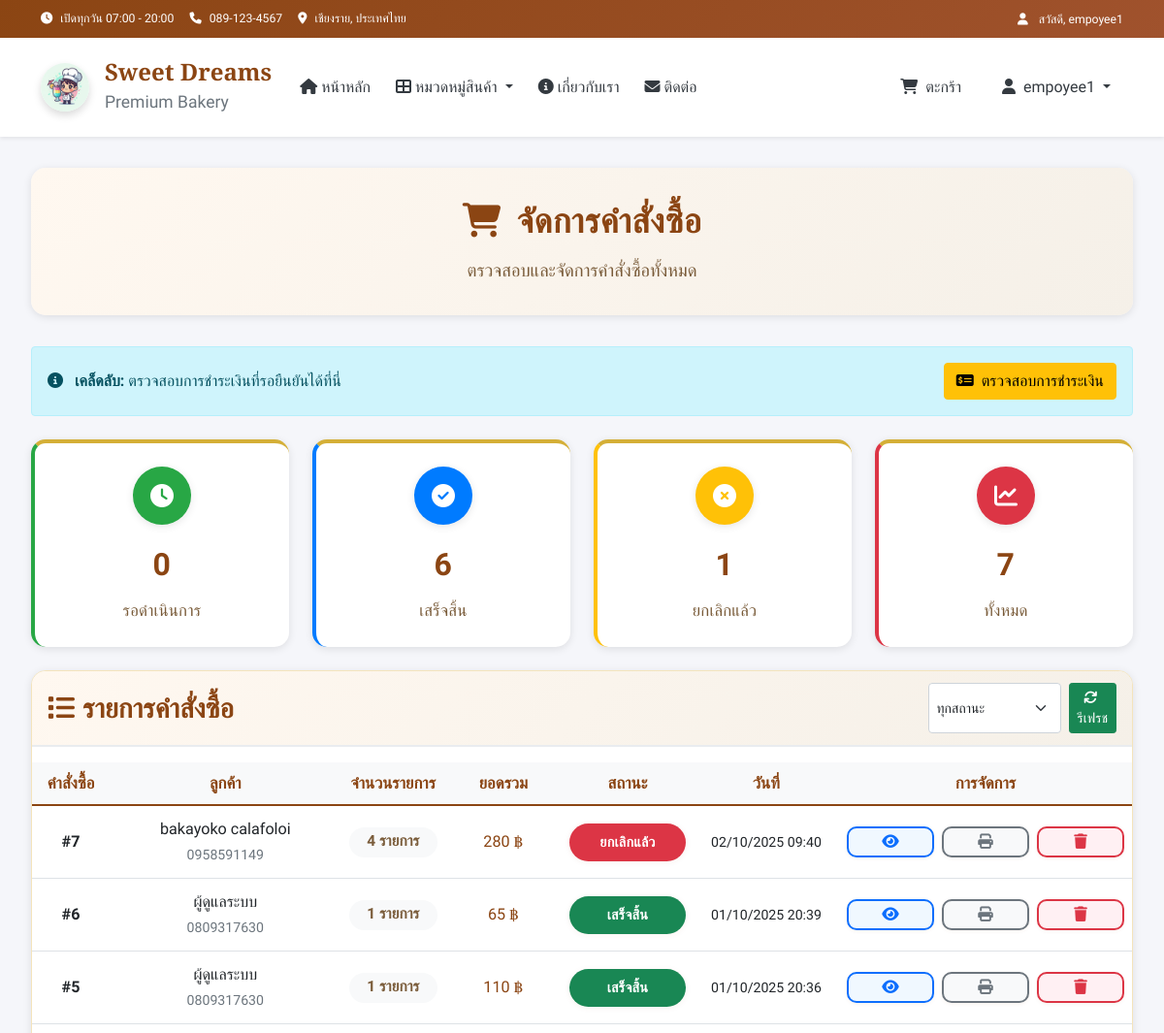
Before: /admin/orders (signed in, upper part) with the older database file.
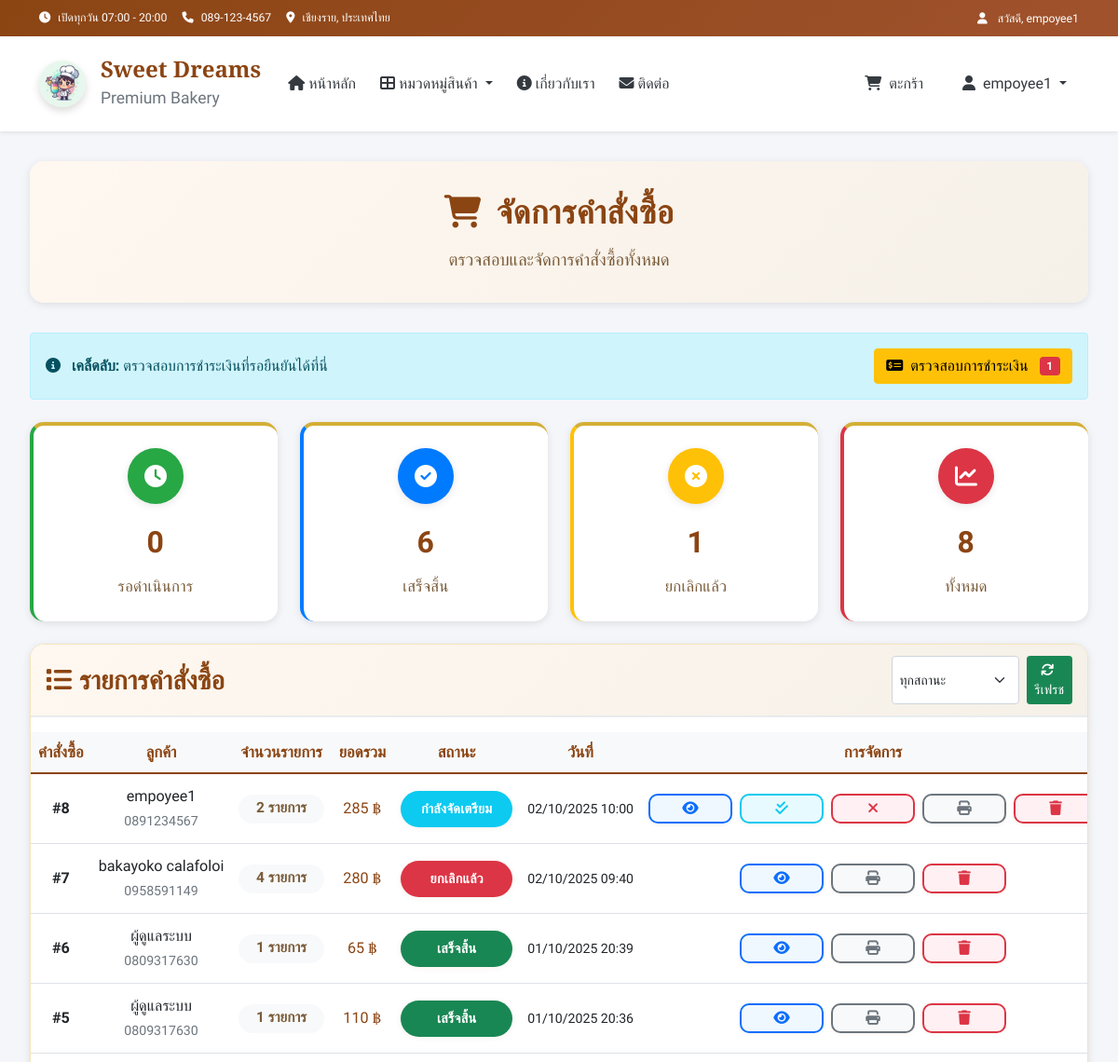
After: the same page with the newer database file.
### tables this page shows
CREATE TABLE orders (
        id INTEGER PRIMARY KEY AUTOINCREMENT,
        user_id INTEGER,
        total_amount DECIMAL(10,2) NOT NULL,
        status TEXT DEFAULT 'pending',
        customer_name TEXT NOT NULL,
        customer_phone TEXT NOT NULL,
        customer_address TEXT,
        cancelled_at DATETIME,
        payment_method TEXT DEFAULT 'cod',
        notes TEXT,
        delivery_method TEXT DEFAULT 'delivery',
        created_at TIMESTAMP DEFAULT CURRENT_TIMESTAMP,
        FOREIGN KEY (user_id) REFERENCES users (id)
    );

### app.py (the view)
@app.route('/admin/orders')
def admin_orders():
    if session.get('role') != 'admin':
        flash('คุณไม่มีสิทธิ์เข้าถึงหน้านี้')
        return redirect(url_for('index'))
    conn = get_db_connection()
    orders_raw = conn.execute("SELECT * FROM orders ORDER BY created_at DESC").fetchall()
    orders = []
    for order_row in orders_raw:
        order = dict(order_row)  # แปลง Row เป็น dict
        if order.get('created_at'):
            try:
                order['created_at'] = datetime.strptime(order['created_at'], "%Y-%m-%d %H:%M:%S")
            except ValueError:
                order['created_at'] = None
        if order.get('address_id'):
            addr = conn.execute(
                "SELECT * FROM addresses WHERE id=?",
                (order['address_id'],)
            ).fetchone()
            if addr:
                order['address'] = f"{addr['address']}, {addr.get('city','')}, {addr.get('province','')}, {addr.get('postal_code','')}"
            else:
                order['address'] = '-'
        else:
            order['address'] = '-'
        items_raw = conn.execute(
            """
            SELECT oi.*, p.name AS product_name, p.price AS unit_price
            FROM order_items oi
            LEFT JOIN products p ON oi.product_id = p.id
            WHERE oi.order_id=?
            """,
            (order['id'],)
        ).fetchall()
        items = []
        for item in items_raw:
            items.append({
                'product_name': item['product_name'] or '-',
                'quantity': item['quantity'],
                'price': float(item['unit_price'] or 0),
                'total': float(item['quantity'] * (item['unit_price'] or 0))
            })
        order['items'] = items
        order['item_count'] = len(items)
        order['total_amount'] = sum(i['total'] for i in items)
        orders.append(order)
        verifying_count = conn.execute("""
        SELECT COUNT(*) FROM payments WHERE status = 'verifying'
        """).fetchone()[0]
    conn.close()
    return render_template('admin_orders.html',
                           orders=orders,
                           verifying_count=verifying_count)

### app.py (called while the page is built)
@app.template_filter('to_bangkok')
def to_bangkok_filter(value, fmt='%d/%m/%Y %H:%M'):
    if not value:
        return "N/A"
    if isinstance(value, str):
        try:
            value = datetime.fromisoformat(value)
        except ValueError:
            return value
    dt = value.replace(tzinfo=ZoneInfo("UTC")).astimezone(ZoneInfo("Asia/Bangkok"))
    return dt.strftime(fmt)

def get_db_connection():
    conn = sqlite3.connect(DB_NAME)
    conn.row_factory = sqlite3.Row
    return conn

def get_categories():
    conn = get_db_connection()
    categories = conn.execute(
        "SELECT * FROM categories ORDER BY display_order"
    ).fetchall()
    conn.close()
    return categories

def get_cart_total():
    cart = session.get('cart', {})
    total_items = sum(item['quantity'] for item in cart.values())
    total_price = sum(item['quantity'] * item['price'] for item in cart.values())
    return total_items, total_price

### templates/admin_orders.html (shortened to what the changed rows need)
{% extends "layout.html" %}
{% block extra_css %}
<link rel="stylesheet" href="{{ url_for('static', filename='css/admin.css') }}">
{% endblock %}
{% block content %}
<div class="container-fluid admin-container">
    <div class="admin-header">
        <h1 class="admin-title mb-3">
            <i class="fas fa-shopping-cart me-3"></i>จัดการคำสั่งซื้อ
        </h1>
    </div>
    <div class="alert alert-info d-flex justify-content-between align-items-center mb-4">
        <a href="{{ url_for('admin_payments') }}" class="btn btn-warning">
            <i class="fas fa-money-check-alt me-2"></i>ตรวจสอบการชำระเงิน
            {% if verifying_count > 0 %}
            <span class="badge bg-danger ms-2">{{ verifying_count }}</span>
            {% endif %}
        </a>
    </div>
    <div class="admin-stats my-4">
        <div class="row gy-4">
            <div class="col-lg-3 col-md-6">
                <div class="stat-card stat-revenue">
                    <div class="stat-icon"><i class="fas fa-chart-line"></i></div>
                    <div class="stat-number">{{ orders|length }}</div>
                    <div class="stat-label">ทั้งหมด</div>
                </div>
            </div>
        </div>
    </div>
    <div class="products-section">
        <div class="table-responsive">
            {% if orders %}
            <table class="table table-hover products-table align-middle">
                <thead>
                    <tr>
                        <th width="80">คำสั่งซื้อ</th>
                        <th>ลูกค้า</th>
                        <th width="100">จำนวนรายการ</th>
                        <th width="120">ยอดรวม</th>
                        <th width="100">สถานะ</th>
                        <th width="150">วันที่</th>
                        <th width="180">การจัดการ</th>
                    </tr>
                </thead>
                <tbody>
                    {% for order in orders %}
                    <tr data-order-id="{{ order.id }}" data-status="{{ order.status }}">
                        <td><strong>#{{ order.id }}</strong></td>
                        <td>
                            <div class="fw-600">{{ order.customer_name }}</div>
                            <small class="text-muted">{{ order.customer_phone }}</small>
                        </td>
                        <td class="text-center">
                            <span class="badge bg-light text-dark">{{ order.item_count }} รายการ</span>
                        </td>
                        <td class="fw-600 text-primary">
                            {{ "{:,.0f}".format(order.total_amount) }} ฿
                        </td>
                        <td>
                            {% if order.status == 'pending' %}
                                <span class="status-badge bg-warning text-dark" data-bs-toggle="tooltip" title="รอดำเนินการ">รอดำเนินการ</span>
                            {% elif order.status == 'processing' %}
                                <span class="status-badge bg-info text-white" data-bs-toggle="tooltip" title="กำลังจัดเตรียม">กำลังจัดเตรียม</span>
                            {% elif order.status == 'completed' %}
                                <span class="status-badge bg-success text-white" data-bs-toggle="tooltip" title="เสร็จสิ้น">เสร็จสิ้น</span>
                            {% elif order.status == 'cancelled' %}
                                <span class="status-badge bg-danger text-white" data-bs-toggle="tooltip" title="ยกเลิกแล้ว">ยกเลิกแล้ว</span>
                            {% endif %}
                        </td>
                        <td>
                            <small>{{ order.created_at|to_bangkok }}</small>
                        </td>
                        <td>
                            <div class="action-buttons">
                                <button class="btn btn-outline-primary btn-action" onclick="viewOrder({{ order.id }})" data-bs-toggle="tooltip" title="ดูรายละเอียด"><i class="fas fa-eye"></i></button>
                                {% if order.status == 'pending' %}
                                <button class="btn btn-outline-success btn-action" onclick="updateOrderStatus({{ order.id }}, 'processing')" data-bs-toggle="tooltip" title="รับออเดอร์"><i class="fas fa-check"></i></button>
                                <button class="btn btn-outline-danger btn-action" onclick="updateOrderStatus({{ order.id }}, 'cancelled')" data-bs-toggle="tooltip" title="ยกเลิกออเดอร์"><i class="fas fa-times"></i></button>
                                {% elif order.status == 'processing' %}
                                <button class="btn btn-outline-info btn-action" onclick="updateOrderStatus({{ order.id }}, 'completed')" data-bs-toggle="tooltip" title="ทำเสร็จแล้ว"><i class="fas fa-check-double"></i></button>
                                <button class="btn btn-outline-danger btn-action" onclick="updateOrderStatus({{ order.id }}, 'cancelled')" data-bs-toggle="tooltip" title="ยกเลิกออเดอร์"><i class="fas fa-times"></i></button>
                                {% endif %}
                                <button class="btn btn-outline-secondary btn-action" onclick="printOrder({{ order.id }})" data-bs-toggle="tooltip" title="พิมพ์"><i class="fas fa-print"></i></button>
                                <button class="btn btn-outline-danger btn-action" onclick="confirmDeleteOrder({{ order.id }})" data-bs-toggle="tooltip" title="ลบคำสั่งซื้อ"><i class="fas fa-trash"></i></button>
                            </div>
                        </td>
                    </tr>
                    {% endfor %}
                </tbody>
            </table>
            {% else %}
            <div class="text-center py-5">
                <i class="fas fa-shopping-cart fa-3x text-muted mb-3"></i>
                <h5 class="text-muted">ยังไม่มีคำสั่งซื้อ</h5>
                <p class="text-muted">คำสั่งซื้อจะแสดงที่นี่เมื่อมีลูกค้าสั่งซื้อ</p>
            </div>
            {% endif %}
        </div>
    </div>
</div>
{% endblock %}

### templates/layout.html (shortened to what the changed rows need)
<!DOCTYPE html>
<html lang="th" data-bs-theme="light">
<head>
    <link href="https://cdn.jsdelivr.net/npm/bootstrap@5.0.2/dist/css/bootstrap.min.css" rel="stylesheet">
    <link rel="stylesheet" href="https://cdnjs.cloudflare.com/ajax/libs/font-awesome/6.4.0/css/all.min.css">
    <link rel="stylesheet" href="{{ url_for('static', filename='css/main.css') }}">
    {% if session.get('role') == 'admin' %}
    <link rel="stylesheet" href="{{ url_for('static', filename='css/admin.css') }}">
    {% endif %}
    {% block extra_css %}{% endblock %}
</head>
<body>
    <header>
        <div class="top-bar bg-primary text-white py-2">
            <div class="container">
                <div class="row align-items-center">
                    <div class="col-md-4 text-end">
                        {% if session.get('user_id') %}
                            <small>
                                <i class="fas fa-user me-2"></i>
                                สวัสดี, {{ session.get('full_name') or session.get('username') }}
                            </small>
                        {% endif %}
                    </div>
                </div>
            </div>
        </div>
    </header>
    <nav class="navbar navbar-expand-lg navbar-light bg-white shadow-sm sticky-top" aria-label="Main navigation">
        <div class="container">
            <div class="collapse navbar-collapse" id="navbarNav">
                <ul class="navbar-nav ms-auto">
                    {% if session.get('user_id') %}
                        <li class="nav-item dropdown">
                            <a class="nav-link dropdown-toggle fw-500" href="#" role="button" data-bs-toggle="dropdown" aria-expanded="false">
                                <i class="fas fa-user me-1"></i>
                                <span class="d-none d-lg-inline">{{ session.get('full_name') or session.get('username') }}</span>
                            </a>
                        </li>
                    {% endif %}
                </ul>
            </div>
        </div>
    </nav>
    <main>
        {% block content %}{% endblock %}
    </main>
</body>
</html>

Changed rows visible on the page:
added orders: get "empoyee1", id "8", customer_name "empoyee1", customer_phone "0891234567", item_count "2", total_amount "285", status "กำลังจัดเตรียม", created_at|to_bangkok "02/10/2025 10:00"
Other visible differences:
{{ verifying_count }}: (not shown) → "1"
{{ orders|length }}: "7" → "8"
{{ session.get('full_name') or session.get('username') }}: "empoyee1" → (not shown)
